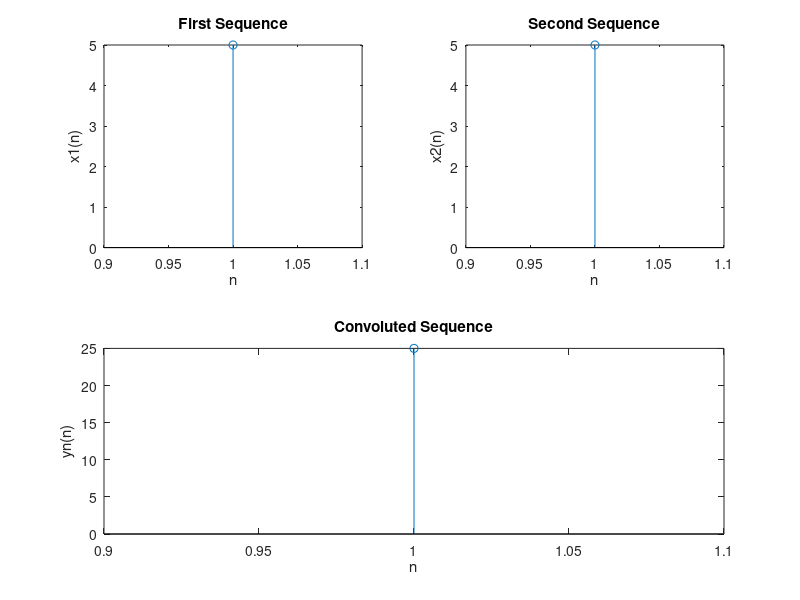

The MATLAB script that drew this image:
% Input the sequences
x1n = input('Enter the first sequence: ');
x2n = input('Enter the second sequence: ');
% Perform convolution
yn = conv(x1n, x2n);
% Display the sequences and the convolution result
disp('Convoluted output is: ');
disp(yn);
% Plot the sequences and the convolution result
subplot(2,2,1);
stem(x1n);
xlabel('n');
ylabel('x1(n)');
title('First Sequence');
subplot(2,2,2);
stem(x2n);
xlabel('n');
ylabel('x2(n)');
title('Second Sequence');
subplot(2,1,2);
stem(yn);
xlabel('n');
ylabel('yn(n)');
title('Convoluted Sequence');